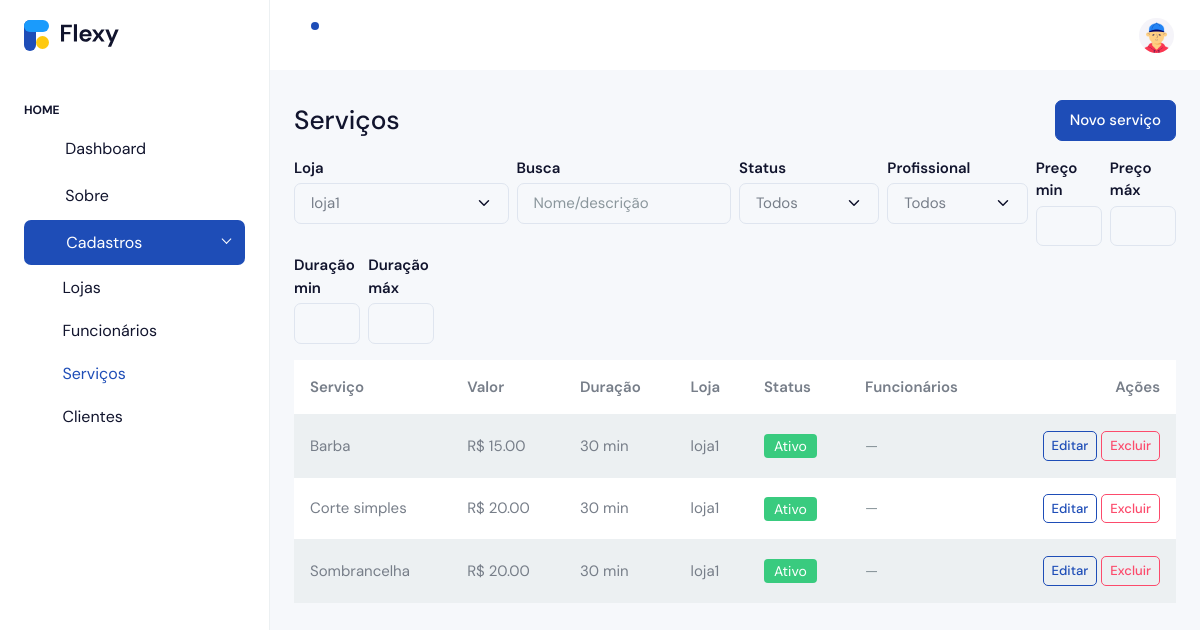
The page /cadastro/servicos/ (signed in) on the database as committed earlier.
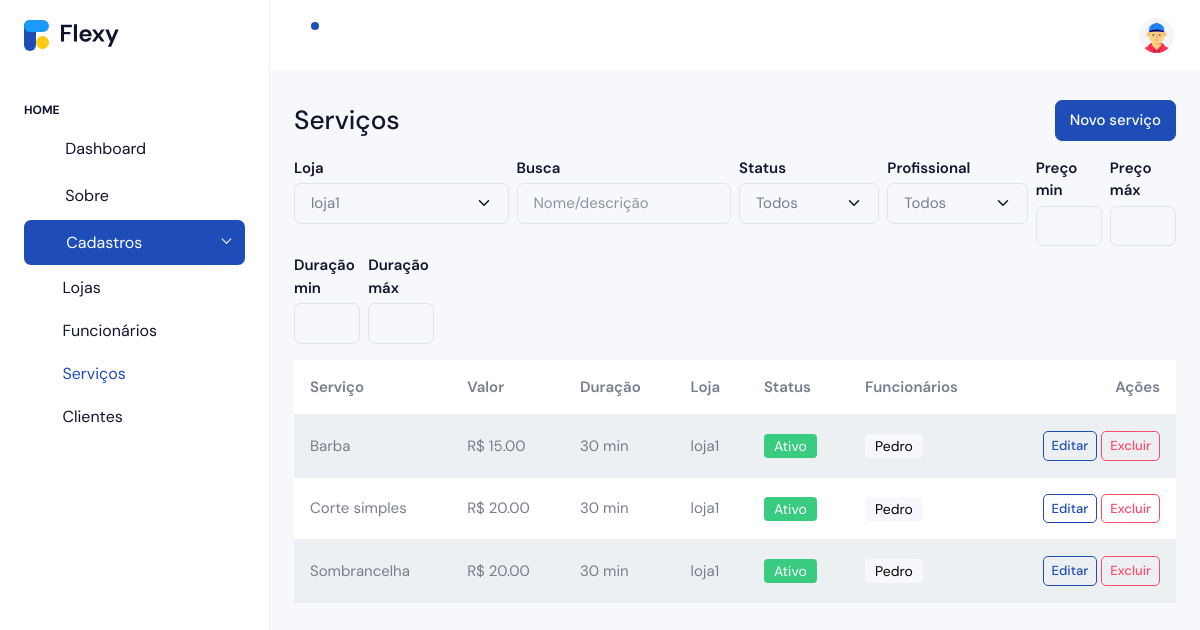
The same page on the database as committed later.
### apps/cadastro/models.py (models this page shows, shortened)
class Servico(models.Model):
    loja = models.ForeignKey(Loja, on_delete=models.CASCADE, related_name='servicos')
    nome = models.CharField(max_length=160)
    slug = models.SlugField(max_length=180, blank=True)
    descricao = models.TextField(blank=True)
    duracao_minutos = models.PositiveSmallIntegerField(validators=[MinValueValidator(1)], default=30)
    preco = models.DecimalField(max_digits=10, decimal_places=2, validators=[MinValueValidator(0)])
    profissionais = models.ManyToManyField('Funcionario', related_name='servicos', blank=True)
    ativo = models.BooleanField(default=True)
    criado_em = models.DateTimeField(auto_now_add=True)
    atualizado_em = models.DateTimeField(auto_now=True)
    class Meta:
        verbose_name = "Serviço"
        verbose_name_plural = "Serviços"
        ordering = ("nome",)
        unique_together = (("loja", "slug"),)

class Loja(models.Model):
    owner = models.ForeignKey(
        User,
        on_delete=models.CASCADE,
        related_name='lojas',
        limit_choices_to={'is_owner': True}
    )
    nome = models.CharField(max_length=120)
    slug = models.SlugField(max_length=140, unique=True, blank=True)
    telefone = models.CharField(max_length=20, blank=True)
    endereco = models.CharField(max_length=200, blank=True)
    ativa = models.BooleanField(default=True)
    criada_em = models.DateTimeField(auto_now_add=True)
    def __str__(self):
        return f"{self.nome} ({self.owner.email})"

class Funcionario(models.Model):
    class Cargo(models.TextChoices):
        BARBEIRO = 'barbeiro', 'Barbeiro'
        CABELEIREIRO = 'cabeleireiro', 'Cabeleireiro(a)'
        MANICURE = 'manicure', 'Manicure/Pedicure'
        ESTETICISTA = 'esteticista', 'Esteticista'
        SOMBRANCELHA = 'sobrancelha', 'Designer de Sobrancelha'
        RECEPCAO = 'recepcao', 'Recepção'
        OUTRO = 'outro', 'Outro'
    phone_regex = RegexValidator(
        r'^\+?\d{10,15}$',
        'Informe telefone no formato internacional, ex.: +5585...'
    )
    loja = models.ForeignKey('Loja', on_delete=models.CASCADE, related_name='funcionarios')
    nome = models.CharField(max_length=120)
    cargo = models.CharField(max_length=20, choices=Cargo.choices, default=Cargo.BARBEIRO)
    email = models.EmailField(blank=True, null=True)
    telefone = models.CharField(max_length=17, blank=True, null=True, validators=[phone_regex])
    slug = models.SlugField(max_length=160, blank=True)
    ativo = models.BooleanField(default=True)
    criado_em = models.DateTimeField(auto_now_add=True)
    atualizado_em = models.DateTimeField(auto_now=True)
    def __str__(self):
        return f'{self.nome} – {self.loja.nome}'
    class Meta:
        verbose_name = 'Funcionário'
        verbose_name_plural = 'Funcionários'
        unique_together = (('loja', 'slug'),)
        ordering = ('nome',)

### apps/cadastro/views.py (the view, shortened to what this page needs)
# urls.py: path('servicos/', views.servicos, name='servicos'),
@login_required
@subscription_required
def servicos(request):
    if not getattr(request.user, 'is_owner', False):
        return redirect('accounts:owner_login')
    lojas_qs = request.user.lojas.order_by('nome')
    loja_id = (request.GET.get('loja_filtro') or request.POST.get('loja_filtro') or
               request.GET.get('loja') or request.POST.get('loja'))
    loja = None
    if loja_id:
        try:
            loja = lojas_qs.filter(id=int(loja_id)).first()
        except (TypeError, ValueError):
            loja = None
    loja = loja or lojas_qs.first()
    if not loja:
        ctx = {'lojas': lojas_qs, 'loja': None, 'form': None, 'servicos': [], 'filtros': {}, 'profissionais': []}
        tpl = 'cadastro/partials/servicos.html' if (request.headers.get('HX-Request') and request.headers.get('HX-Target') != 'content') else 'cadastro/servicos.html'
        return render(request, tpl, ctx)
    filtros = _parse_filtros(request)
    form = ServicoForm(lojas=lojas_qs, initial={'loja': loja})
    qs = _aplica_filtros(loja.servicos.select_related('loja').prefetch_related('profissionais').order_by('nome'), filtros)
    ctx = {
        'lojas': lojas_qs,
        'loja': loja,
        'form': form,
        'servicos': qs,
        'filtros': filtros,
        'profissionais': loja.funcionarios.filter(ativo=True).order_by('nome'),
    }
    if request.headers.get('HX-Request') and request.headers.get('HX-Target') != 'content':
        return render(request, 'cadastro/partials/servicos.html', ctx)
    return render(request, 'cadastro/servicos.html', ctx)

### apps/accounts/models.py (called while the page is built)
    def is_active(self) -> bool:
        return timezone.now() <= self.end_date

### apps/cadastro/views.py (called while the page is built)
def _parse_filtros(request):
    data = request.GET if request.method == 'GET' else request.POST
    return {
        'q': (data.get('q') or '').strip() or None,
        'status': (data.get('status') or '').strip() or None,
        'prof': (data.get('prof') or '').strip() or None,
        'preco_min': (data.get('preco_min') or '').strip() or None,
        'preco_max': (data.get('preco_max') or '').strip() or None,
        'dur_min': (data.get('dur_min') or '').strip() or None,
        'dur_max': (data.get('dur_max') or '').strip() or None,
    }

### apps/cadastro/templates/cadastro/servicos.html (shortened to what the changed rows need)
{% extends 'accounts/index.html' %}
{% block content %}
<div class="table-responsive">
  <table class="table table-striped align-middle">
    <thead>
      <tr>
        <th>Serviço</th>
        <th>Valor</th>
        <th>Duração</th>
        <th>Loja</th>
        <th>Status</th>
        <th>Funcionários</th>
        <th class="text-end">Ações</th>
      </tr>
    </thead>
    {% include 'cadastro/partials/servicos.html' %}
  </table>
</div>
{% endblock %}

### apps/cadastro/templates/cadastro/partials/servicos.html
<tbody id="servicos-tbody">
  {% for s in servicos %}
  <tr>
    <td>{{ s.nome }}</td>
    <td>R$ {{ s.preco }}</td>
    <td>{{ s.duracao_minutos }} min</td>
    <td>{{ s.loja.nome }}</td>
    <td>
      {% if s.ativo %}
        <span class="badge bg-success">Ativo</span>
      {% else %}
        <span class="badge bg-secondary">Inativo</span>
      {% endif %}
    </td>
    <td>
      {% with profs=s.profissionais.all %}
        {% if profs %}
          {% for p in profs %}
            <span class="badge text-bg-light">{{ p.nome }}</span>
          {% endfor %}
        {% else %}
          <span class="text-muted">—</span>
        {% endif %}
      {% endwith %}
    </td>
    <td class="text-end">
      <button
        class="btn btn-sm btn-outline-primary"
        hx-get="{% url 'cadastro:servico_edit' s.pk %}"
        hx-target="#modalServicoOps .modal-content"
        hx-swap="innerHTML"
        hx-on="htmx:afterOnLoad: (function(){ const m=document.getElementById('modalServicoOps'); if(m){ bootstrap.Modal.getOrCreateInstance(m).show(); } })()"
      >
        Editar
      </button>
      <button
        class="btn btn-sm btn-outline-danger"
        hx-get="{% url 'cadastro:servico_delete' s.pk %}"
        hx-target="#modalServicoOps .modal-content"
        hx-swap="innerHTML"
        hx-on="htmx:afterOnLoad: (function(){ const m=document.getElementById('modalServicoOps'); if(m){ bootstrap.Modal.getOrCreateInstance(m).show(); } })()"
      >
        Excluir
      </button>
    </td>
  </tr>
  {% empty %}
  <tr><td colspan="7" class="text-muted">Nenhum serviço encontrado.</td></tr>
  {% endfor %}
</tbody>

Rows that differ between the two databases and show on the page:
changed Servico "Barba": no longer shows "—"
added Funcionario: nome "Pedro"
changed Servico "Corte simples": no longer shows "—"
changed Servico "Sombrancelha": no longer shows "—"
